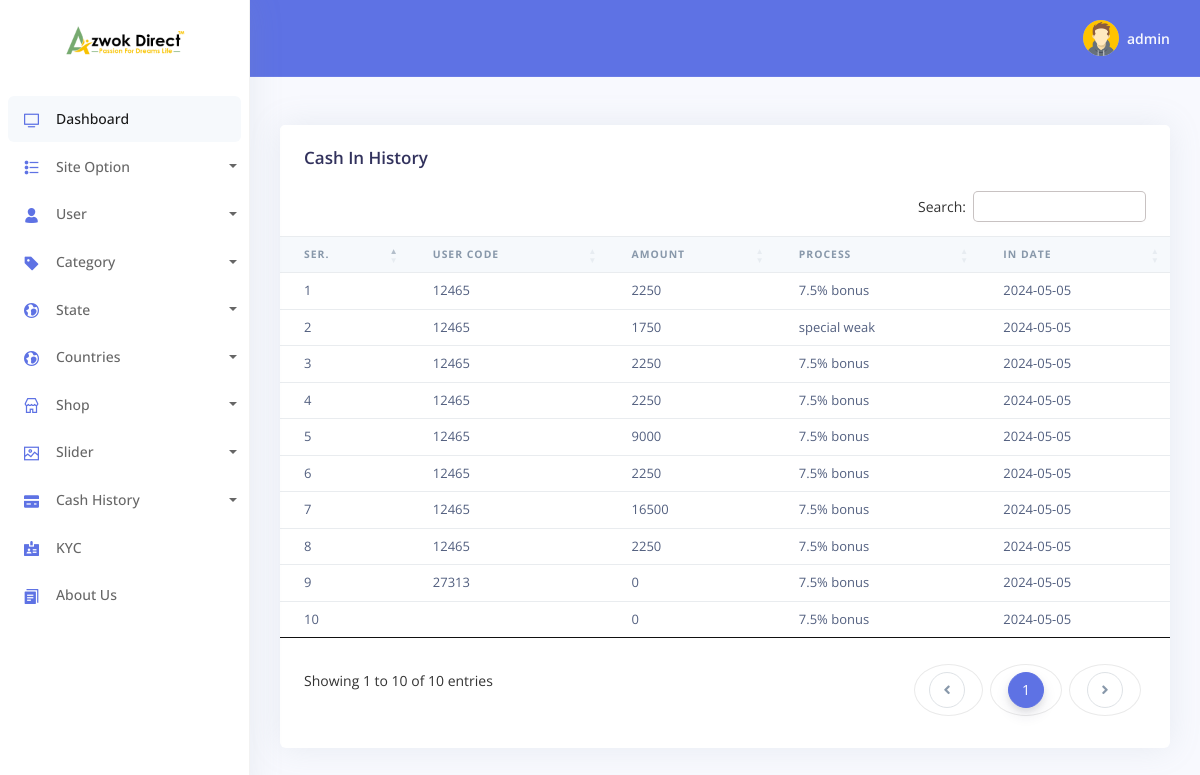
The page /admin/bonuse-history.php (signed in) on the database its author committed.
### tables this page shows
CREATE TABLE `tbl_logo` (
  `id` int NOT NULL,
  `logo` varchar(240) NOT NULL,
  `front` varchar(240) NOT NULL
);

CREATE TABLE `tbl_percent` (
  `id` int NOT NULL,
  `customId` varchar(200) NOT NULL,
  `amount` varchar(200) NOT NULL,
  `type` varchar(200) NOT NULL,
  `pstatus` int NOT NULL DEFAULT '0',
  `wStatus` varchar(240) NOT NULL DEFAULT '0',
  `date` varchar(200) NOT NULL
);

### config/Functions.php (called while the page is built, shortened)
<?php
     class Functions{
          public $host=	DB_HOST;
		public $user=	DB_USER;
		public $pass=	DB_PASS;
          public $name= 	DB_NAME;
          public $link;
          public function dbConnect(){
               $this->link= new mysqli($this->host,$this->user,$this->pass,$this->name);
          }
          public function select($query){
               $exicute=$this->link->query($query) or die(mysqli_error($this->link));
               if($exicute->num_rows>0){
                    return $exicute;
               }else{
                    return false;
               }
          }
     }

### Classes/admin/Siteinfo.php (called while the page is built, shortened)
<?php
     class Siteinfo{
             private $db;
             public function __construct(){
                  $this->db=new Functions();
             }
          public function getLogo(){
               $query="SELECT * from tbl_logo";
               $exicute=$this->db->select($query);
               if($exicute){
                    return $exicute;
                }else{
                     return false;
                }
          }
     }

### Classes/admin/User.php (called while the page is built, shortened)
<?php
     class User{
             private $db;
             public function __construct(){
                  $this->db=new Functions();
             }
          public function bonuse()
          {
              $query="SELECT * From tbl_percent " ;
              $exicute=$this->db->select($query);
              if($exicute){
                   return $exicute;
              }else{
                   return false;
              }
          }
     }

### admin/bonuse-history.php (the view)
<?php include('template/load-header.php')?>
<?php include('template/sidebar.php')?>
<?php include('template/header.php')?>
    <div class="container-fluid mt--6">
      <div class="row">
        <div class="col">
          <div class="card">
            <div class="card-header border-0">
              <h3 class="mb-0">Cash In History</h3>
            </div>
            <div class="table-responsive">
              <table id="example" class="table align-items-center table-flush">
                <thead class="thead-light">
                  <tr>
                    <th scope="col" class="sort" data-sort="name" >Ser.</th>
                    <th scope="col" class="sort" data-sort="name"  >User Code</th>
                    <th scope="col" class="sort" data-sort="name"  >Amount</th>
                    <th scope="col" class="sort" data-sort="name"  >Process</th>
                    <th scope="col" class="sort" data-sort="name"  >In Date</th>
                  </tr>
                </thead>
                <tbody class="list">
                <?php
                  $result=$user->bonuse();
                  if($result){
                    $i='';
                    while($value=$result->fetch_assoc()){
                      $i++;
                ?>
                 <tr>
                   <td><?php echo $i?></td>
                   <td ><?php echo $value['customId']?></td>
                   <td ><?php echo $value['amount']?></td>
                   <td ><?php echo $value['type']?></td>
                   <td ><?php echo $value['date']?></td>
                 </tr>
                <?php }}?>
                </tbody>
              </table>
            </div>
          </div>
        </div>
      </div>
  <?php include('template/footer.php')?>

### admin/template/sidebar.php (shortened to what this page needs)
<body>
  <nav class="sidenav navbar navbar-vertical  fixed-left  navbar-expand-xs navbar-light bg-white" id="sidenav-main">
    <div class="scrollbar-inner">
      <div class="sidenav-header  align-items-center">
        <a class="navbar-brand" href="../index.php">
          <?php
            $result=$site->getLogo();
            if($result){
              while($value=$result->fetch_assoc()){
          ?>
          <img src="<?php echo $value['logo'];?>" class="navbar-brand-img" alt="...">
          <?php }}?>
        </a>
      </div>
      <div class="navbar-inner">
        <div class="collapse navbar-collapse" id="sidenav-collapse-main">
          <ul class="navbar-nav">
            <li class="nav-item">
              <a class="nav-link active" href="dashboard.php">
                <i class="ni ni-tv-2 text-primary"></i>
                <span class="nav-link-text">Dashboard</span>
              </a>
            </li>
            <li class="nav-item">
              <a href="#" class="dropdown-toggle nav-link" id="ddlmenuItem" data-toggle="dropdown"><i class="ni ni-bullet-list-67 text-primary"></i>Site Option</a>
            </li>
            <li class="nav-item">
            <a href="#" class="dropdown-toggle nav-link" id="ddlmenuItem" data-toggle="dropdown"><i class="ni ni-single-02 text-primary"></i>User</a>
          </li>
            <li class="nav-item">
                <a href="#" class="dropdown-toggle nav-link" id="ddlmenuItem" data-toggle="dropdown"><i class="ni ni-tag text-primary"></i>Category</a>
            </li>
            <li class="nav-item">
            <a href="#" class="dropdown-toggle nav-link" id="ddlmenuItem" data-toggle="dropdown"><i class="ni ni-world text-primary"></i>State</a>
          </li>
          <li class="nav-item">
            <a href="#" class="dropdown-toggle nav-link" id="ddlmenuItem" data-toggle="dropdown"><i class="ni ni-world text-primary"></i>Countries</a>
          </li>
            <li class="nav-item">
              <a href="#" class="dropdown-toggle nav-link" id="ddlmenuItem" data-toggle="dropdown"><i class="ni ni-shop text-primary"></i>Shop</a>
            </li>
            <li class="nav-item">
              <a href="#" class="dropdown-toggle nav-link" id="ddlmenuItem" data-toggle="dropdown"><i class="ni ni-image text-primary"></i>Slider</a>
            </li>
            <li class="nav-item">
              <a href="#" class="dropdown-toggle nav-link" id="ddlmenuItem" data-toggle="dropdown"><i class="ni ni-credit-card text-primary"></i>Cash History</a>
            </li>
            <li class="nav-item">
              <a class="nav-link" href="kyc.php">
                <i class="ni ni-badge text-primary"></i>
                <span class="nav-link-collection">KYC</span>
              </a>
            </li>
            <li class="nav-item">
              <a class="nav-link" href="About.php">
                <i class="ni ni-single-copy-04 text-primary"></i>
                <span class="nav-link-collection">About Us</span>
              </a>
            </li>
          </ul>
        </div>
      </div>
    </div>
  </nav>

### assets/css/style.css (style rules this page uses)
body { background: #f7f7f7; }
* { padding: 0; margin:0; }
ul li { position: relative; }

### rows shown on the page
tbl_logo: logo (picture)
tbl_percent: customId "12465", amount "2250", type "7.5% bonus", date "2024-05-05"
tbl_percent: customId "12465", amount "1750", type "special weak", date "2024-05-05"
tbl_percent: customId "12465", amount "2250", type "7.5% bonus", date "2024-05-05"
tbl_percent: customId "12465", amount "2250", type "7.5% bonus", date "2024-05-05"
tbl_percent: customId "12465", amount "9000", type "7.5% bonus", date "2024-05-05"
tbl_percent: customId "12465", amount "2250", type "7.5% bonus", date "2024-05-05"
tbl_percent: customId "12465", amount "16500", type "7.5% bonus", date "2024-05-05"
tbl_percent: customId "12465", amount "2250", type "7.5% bonus", date "2024-05-05"
tbl_percent: customId "27313", amount "0", type "7.5% bonus", date "2024-05-05"
tbl_percent: amount "0", type "7.5% bonus", date "2024-05-05"

### other values the page prints
Session::get('admin') "admin"
